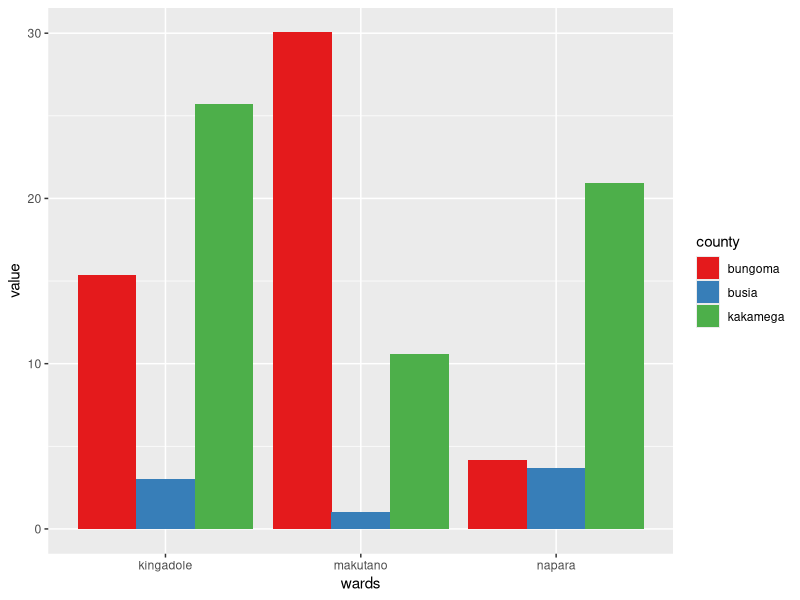
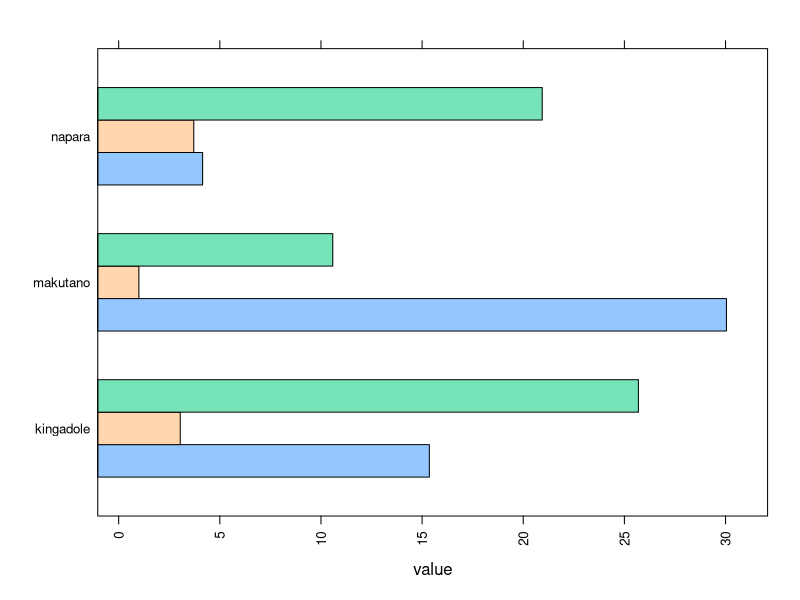

The R source for these figures, in order:
library(ggplot2)

wards <- c(rep("makutano" , 3) , rep("napara" , 3) , rep("kingadole" , 3))
county <- rep(c("bungoma" , "busia" , "kakamega") , 3)
value <- abs(rnorm(9 , 0 , 15))
data <- data.frame(wards,county,value)

ggplot(data, aes(fill=county, y=value, x=wards)) + 
  geom_bar(position="dodge", stat="identity")+
  scale_fill_brewer(palette = "Set1")


library(lattice)
barchart(wards~value,data=data,groups=county, 
         scales=list(x=list(rot=90,cex=0.8)))
